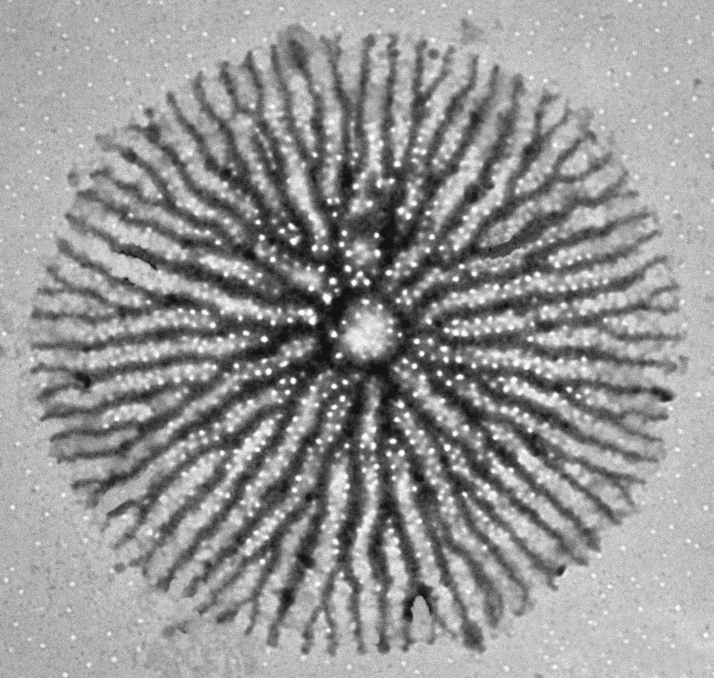
#> input picture bm_friedrich_2024/diatom-branching-morphogenesis-v1.0/tem.image.analysis/images/img_001_optimized.jpg, 1427 x 1355 px (shown at 1/2 size); its folder holds only this picture in this run
$ jupyter execute --allow-errors adaptive_thresholding.ipynb   (older library calls are emulated)
#> lines starting #> are read from the running program, lines starting #| are printed output that depends on the picture
### bm_friedrich_2024/diatom-branching-morphogenesis-v1.0/tem.image.analysis/local_thresholding.py
from scipy import ndimage as ndi
import numpy as np

from skimage.filters import threshold_local

import skimage as skm
from skimage.morphology import skeletonize,remove_small_objects,label
from skimage import morphology

from skimage.transform import rescale
from skimage.filters import gaussian

from skimage.morphology import disk,binary_dilation
from skimage.morphology import binary_erosion

###############################################################################################################################
def skeletonize_TEM_GS(img,mf,dsf):
    #(3)args: image file [.png, .tiff, .bmp],resolution [pxls/um],downscale factor [~45%]

    median_size = 0.04                   # in um: for median smoothing
    median_pxs = int(median_size*mf*dsf) # targeted lenght in pxls

    gaussian_R_um = 0.115                # in um: pixel neighborhood
    gaussian_R_pxls = mf*dsf*gaussian_R_um

    image_rescaled = rescale(img, dsf, anti_aliasing=True,multichannel=False)
    image_rescaled1 = ndi.median_filter(skm.util.img_as_float(image_rescaled), size=median_pxs)
    binary_local = image_rescaled1 > threshold_local(image_rescaled1, block_size =25,\
                                        method='gaussian',offset=0.04,param=gaussian_R_pxls)#offset:0.04

    #******************************** skeletonizing ********************************
    mask = binary_local
    path_ske = skeletonize(1-mask).astype(np.uint16)
    label_pxl = morphology.label(path_ske)
    path_ske1 = morphology.remove_small_objects(label_pxl,min_size=600)
    path_ske1 = (path_ske1>0)

    return(path_ske, path_ske1)

###############################################################################################################################
from skimage.morphology import convex_hull_image,binary_closing
from skimage import filters
import pixel_pruning as pxlpr

def prune_skeleton(bin_mask,mf,dsf):

    # protect the tips and remove outer cycles
    selem = disk(int(0.04*mf*dsf))  # fill out areas smaller than 50nm
    closed = binary_closing(bin_mask, selem)
    ske_open =  skeletonize(closed) # skeletonize again

    chull = convex_hull_image(ske_open)*1
    r_polg = np.sqrt(np.sum(chull)/np.pi) # derive the radius from its area
    sel = disk(int(r_polg*0.03))          # shirink down the convex hull by 3%
    chull_eroded = binary_erosion(chull, selem = sel)

    edge_roberts = filters.roberts(chull_eroded)
    edge_roberts = np.where(edge_roberts>0, 1, edge_roberts)
    arr = (edge_roberts)   # adding 1pxl-wide convex to protec the tips
    pattern_surr =  np.where((edge_roberts+ske_open)>0,1,(edge_roberts+ske_open)).astype(int)

    #path_skel_fin0 = pxlpr.pruning(pattern_surr, 0) - edge_roberts #prunn up to 50 nm
    path_skel_fin0 = pxlpr.pruning(pattern_surr, (int(0.2*mf*dsf))) - edge_roberts #prunn up to 50 nm
    path_skel_fin0 = path_skel_fin0.astype(int)

    label_pxl = morphology.label(path_skel_fin0) # remove convex cut-off
    path_skel_fin = morphology.remove_small_objects(label_pxl,min_size=100)

    return(path_skel_fin)
###############################################################################################################################
from skimage.measure import regionprops
from skimage.morphology import convex_hull_image

# [13 lines left out: function valve_props, not called in this run]

### bm_friedrich_2024/diatom-branching-morphogenesis-v1.0/tem.image.analysis/adaptive_thresholding.ipynb
[cell 1]
#%matplotlib notebook

import numpy as np
import matplotlib.pyplot as plt
import skimage as skm

import skimage.morphology as mrph

import imageio
import os

img_list = sorted(f for f in os.listdir('images/') if not f.startswith('.')) # avoid the .ipynb_checkpoints file from being a part of the list

path = "./images/"
valves_list =[]

# loop over images in folder
for i, j in enumerate(img_list,0):
    img_buffer = skm.color.rgb2gray(skm.io.imread(path+img_list[i]))
#> img_buffer: shape (1355, 1427) float64; min 0.0118, max 1, mean 0.584
    valves_list.append(img_buffer)


$ run again, on bm_friedrich_2024/diatom-branching-morphogenesis-v1.0/tem.image.analysis/images/img_005_optimized.jpg
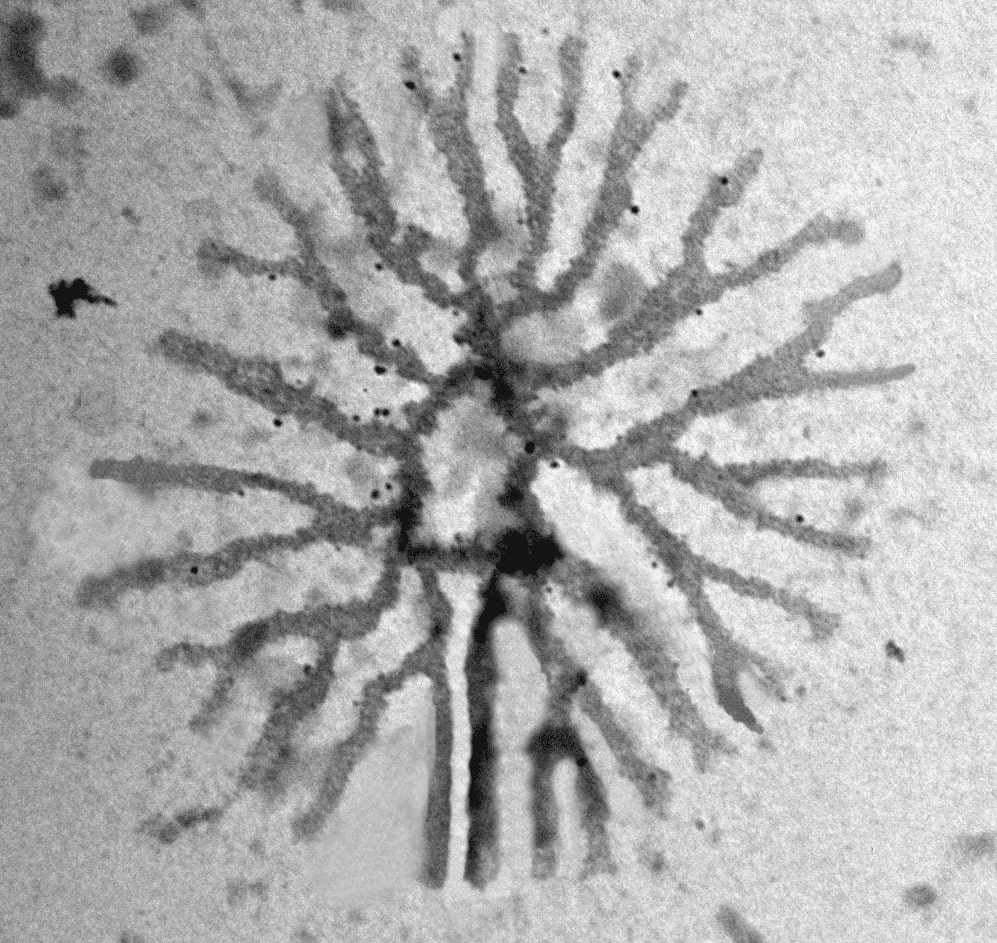
#> input picture bm_friedrich_2024/diatom-branching-morphogenesis-v1.0/tem.image.analysis/images/img_005_optimized.jpg, 997 x 943 px

$ run again, on bm_friedrich_2024/diatom-branching-morphogenesis-v1.0/tem.image.analysis/images/img_006_optimized.jpg
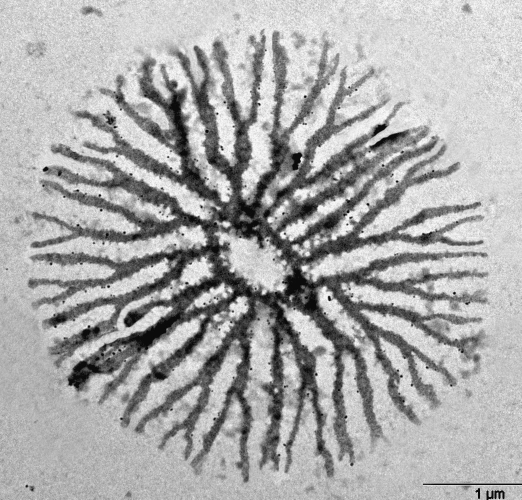
#> input picture bm_friedrich_2024/diatom-branching-morphogenesis-v1.0/tem.image.analysis/images/img_006_optimized.jpg, 1043 x 999 px (shown at 1/2 size)

$ run again, on bm_friedrich_2024/diatom-branching-morphogenesis-v1.0/tem.image.analysis/images/img_007_optimized.jpg
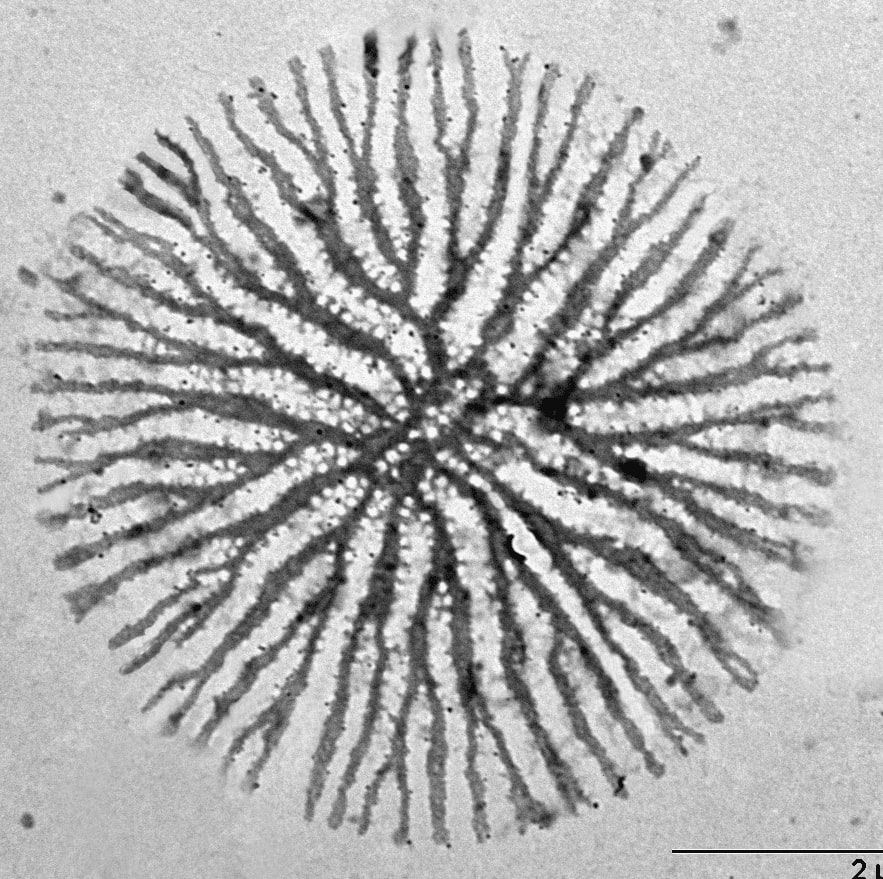
#> input picture bm_friedrich_2024/diatom-branching-morphogenesis-v1.0/tem.image.analysis/images/img_007_optimized.jpg, 883 x 879 px

$ run again, on bm_friedrich_2024/diatom-branching-morphogenesis-v1.0/tem.image.analysis/images/img_002_optimized.jpg
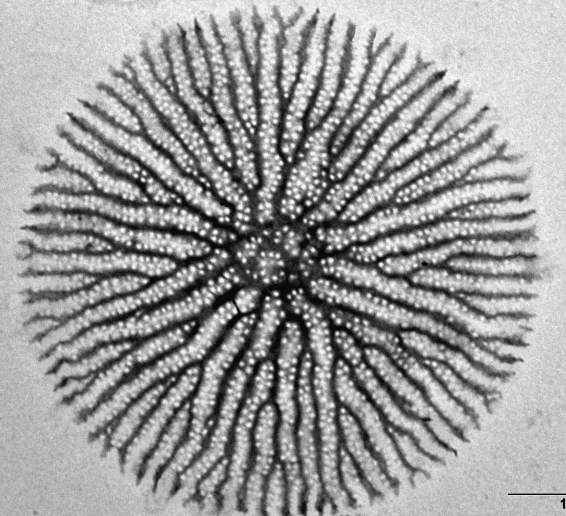
#> input picture bm_friedrich_2024/diatom-branching-morphogenesis-v1.0/tem.image.analysis/images/img_002_optimized.jpg, 1131 x 1032 px (shown at 1/2 size)
